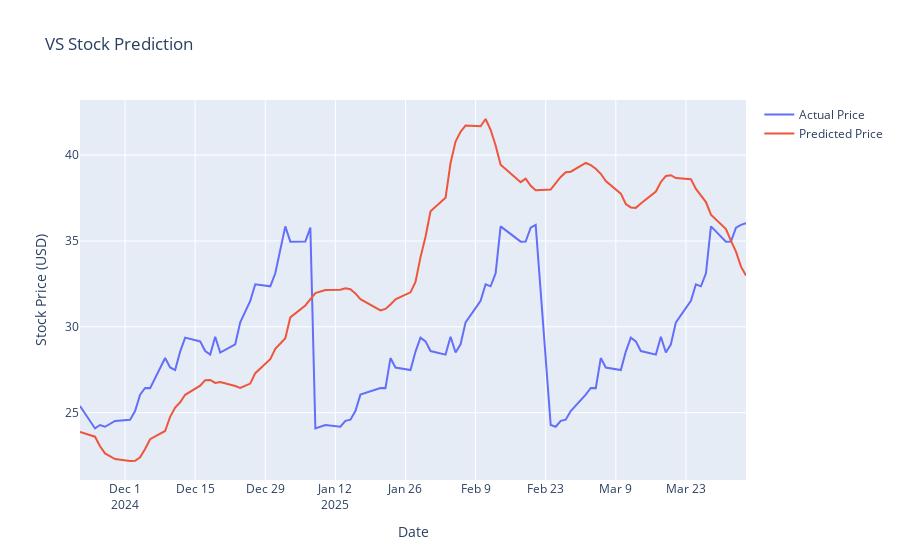

Here is the notebook cell this chart was saved with:
### Markdown cell above
### Plot

### Code cell
fig = go.Figure()

# actual prices
fig.add_trace(go.Scatter(x=stock_data.index[-(seq_len+forecast_len):],
                         y=y_test_scaled.flatten(),
                         mode='lines',
                         name='Actual Price'))

# predicted prices
fig.add_trace(go.Scatter(x=stock_data.index[-(seq_len+forecast_len):],
                         y=predictions.flatten(),
                         mode='lines',
                         name='Predicted Price'))

# labels
fig.update_layout(title='VS Stock Prediction',
                  xaxis_title='Date',
                  yaxis_title='Stock Price (USD)')

fig.show()
